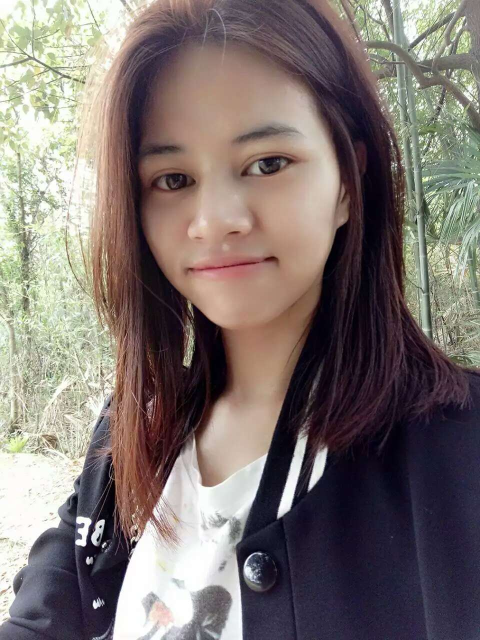
#> input picture LiaoXueFeng/img/gril.jpg, 960 x 1280 px (shown at 1/2 size)
$ python vo35_pillow.py
#> lines starting #> are read from the running program, lines starting #| are printed output that depends on the picture
#/usr/bin/python3
#coding:utf-8
from PIL import Image
im = Image.open('img/gril.jpg')
#> im is the input picture: PIL image 960x1280 RGB; mean R, G, B 125.4, 115.2, 111.7
print(im.format, im.size, im.mode)
#| JPEG (960, 1280) RGB
im.thumbnail((1150, 575))
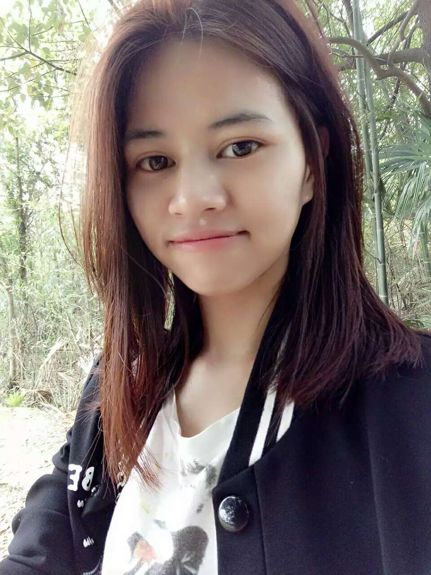
#> im: PIL image 431x575 RGB; mean R, G, B 125.4, 115.2, 111.7
im.save('img/thumb.jpg', 'JPEG')
